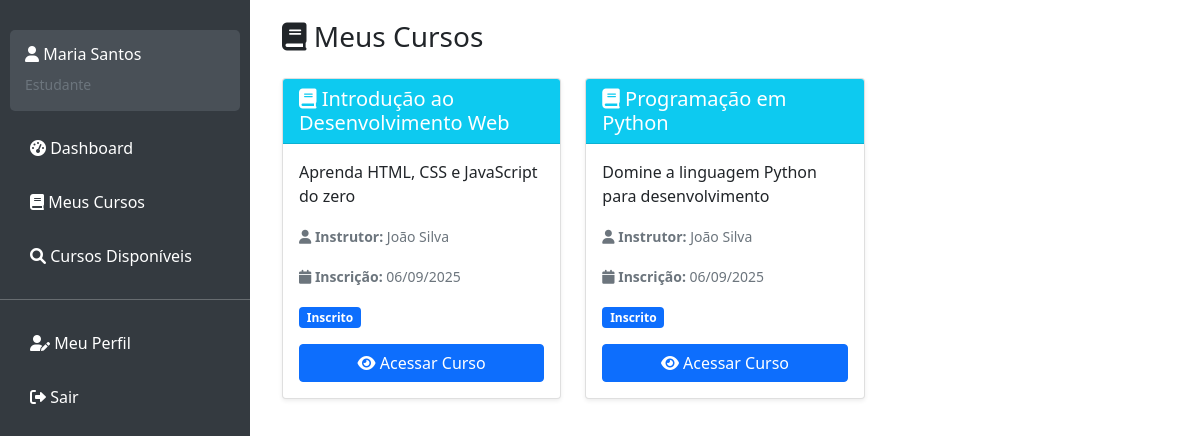
The app's page /my_courses.php (signed in) with its own data.
### tables this page shows
CREATE TABLE enrollments (
    id INT AUTO_INCREMENT PRIMARY KEY,
    user_id INT NOT NULL,
    course_id INT NOT NULL,
    enrollment_date TIMESTAMP DEFAULT CURRENT_TIMESTAMP,
    completion_date TIMESTAMP NULL,
    `status` ENUM('inscrito', 'concluido', 'cancelado') DEFAULT 'inscrito',
    created_at TIMESTAMP DEFAULT CURRENT_TIMESTAMP,
    updated_at TIMESTAMP DEFAULT CURRENT_TIMESTAMP ON UPDATE CURRENT_TIMESTAMP,
    FOREIGN KEY (user_id) REFERENCES users(id) ON DELETE CASCADE,
    FOREIGN KEY (course_id) REFERENCES courses(id) ON DELETE CASCADE,
    UNIQUE KEY unique_enrollment (user_id, course_id)
);

CREATE TABLE courses (
    id INT AUTO_INCREMENT PRIMARY KEY,
    title VARCHAR(255) NOT NULL,
    description TEXT,
    instructor_id INT NOT NULL,
    `status` ENUM('publicado', 'rascunho', 'arquivado') DEFAULT 'rascunho',
    start_date DATE,
    end_date DATE,
    created_at TIMESTAMP DEFAULT CURRENT_TIMESTAMP,
    updated_at TIMESTAMP DEFAULT CURRENT_TIMESTAMP ON UPDATE CURRENT_TIMESTAMP,
    FOREIGN KEY (instructor_id) REFERENCES users(id) ON DELETE CASCADE
);

CREATE TABLE users (
    id INT AUTO_INCREMENT PRIMARY KEY,
    username VARCHAR(50) NOT NULL UNIQUE,
    password_hash VARCHAR(255) NOT NULL,
    email VARCHAR(100) NOT NULL UNIQUE,
    first_name VARCHAR(50),
    last_name VARCHAR(50),
    `role` ENUM('administrador', 'instrutor', 'estudante') NOT NULL,
    created_at TIMESTAMP DEFAULT CURRENT_TIMESTAMP,
    updated_at TIMESTAMP DEFAULT CURRENT_TIMESTAMP ON UPDATE CURRENT_TIMESTAMP
);

### includes/auth.php (called while the page is built, shortened)
<?php
function isLoggedIn() {
    return isset($_SESSION['user_id']);
}
function isStudent() {
    return isLoggedIn() && $_SESSION['user_role'] === 'estudante';
}
function getCurrentUserId() {
    return $_SESSION['user_id'] ?? null;
}
?>

### classes/Enrollment.php (called while the page is built, shortened)
<?php
class Enrollment {
    private $conn;
    private $table_name = "enrollments";
    public function __construct($db) {
        $this->conn = $db;
    }
    public function getUserCourses($user_id) {
        $query = "SELECT c.id, c.title, c.description, c.start_date, c.end_date,
                         u.first_name as instructor_name, u.last_name as instructor_lastname,
                         e.enrollment_date, e.status as enrollment_status
                 FROM " . $this->table_name . " e
                 JOIN courses c ON e.course_id = c.id
                 JOIN users u ON c.instructor_id = u.id
                 WHERE e.user_id = ?
                 ORDER BY e.enrollment_date DESC";
        $stmt = $this->conn->prepare($query);
        $stmt->bindParam(1, $user_id);
        $stmt->execute();
        return $stmt;
    }
}
?>

### my_courses.php (the view, shortened to what this page needs)
<?php
require_once 'classes/Enrollment.php';
require_once 'includes/auth.php';
$database = new Database();
$db = $database->getConnection();
$course = new Course($db);
$enrollment = new Enrollment($db);
include 'includes/header.php';
if (isStudent()) {
    $my_courses = $enrollment->getUserCourses(getCurrentUserId());
} else {
    $my_courses = $course->readByInstructor(getCurrentUserId());
}
?>
<div class="container-fluid">
    <div class="row">
        <div class="col-12">
            <h1 class="h3 mb-4">
                <i class="fas fa-book"></i> Meus Cursos
            </h1>
        </div>
    </div>
    <div class="row">
        <?php if ($my_courses->rowCount() > 0): ?>
            <?php while ($row = $my_courses->fetch(PDO::FETCH_ASSOC)): ?>
                <div class="col-lg-4 col-md-6 mb-4">
                    <div class="card h-100 shadow-sm">
                        <div class="card-header bg-<?php echo isStudent() ? 'info' : 'primary'; ?> text-white">
                            <h5 class="card-title mb-0">
                                <i class="fas fa-book"></i> <?php echo htmlspecialchars($row['title']); ?>
                            </h5>
                        </div>
                        <div class="card-body d-flex flex-column">
                            <p class="card-text"><?php echo htmlspecialchars($row['description'] ?? ''); ?></p>
                            <?php if (isStudent()): ?>
                                <div class="mb-3">
                                    <small class="text-muted">
                                        <i class="fas fa-user"></i>
                                        <strong>Instrutor:</strong> <?php echo htmlspecialchars($row['instructor_name'] . ' ' . $row['instructor_lastname']); ?>
                                    </small>
                                </div>
                                <div class="mb-3">
                                    <small class="text-muted">
                                        <i class="fas fa-calendar"></i>
                                        <strong>Inscrição:</strong> <?php echo date('d/m/Y', strtotime($row['enrollment_date'])); ?>
                                    </small>
                                </div>
                                <div class="mb-3">
                                    <span class="badge bg-<?php echo $row['enrollment_status'] === 'inscrito' ? 'primary' : ($row['enrollment_status'] === 'concluido' ? 'success' : 'secondary'); ?>">
                                        <?php echo ucfirst($row['enrollment_status']); ?>
                                    </span>
                                </div>
                            <?php endif; ?>
                            <div class="mt-auto">
                                <?php if (isStudent()): ?>
                                    <div class="d-grid">
                                        <a href="view_course.php?id=<?php echo $row['id']; ?>" class="btn btn-primary">
                                            <i class="fas fa-eye"></i> Acessar Curso
                                        </a>
                                    </div>
                                <?php endif; ?>
                            </div>
                        </div>
                    </div>
                </div>
            <?php endwhile; ?>
        <?php endif; ?>
    </div>
</div>
<?php include 'includes/footer.php'; ?>

### records on screen
enrollments: course.title "Introdução ao Desenvolvimento Web", course.description "Aprenda HTML, CSS e JavaScript do zero", users.first_name+last_name "João Silva", enrollment_date "06/09/2025", status "Inscrito"
enrollments: course.title "Programação em Python", course.description "Domine a linguagem Python para desenvolvimento", users.first_name+last_name "João Silva", enrollment_date "06/09/2025", status "Inscrito"

### other values on screen
getCurrentUserName() "Maria Santos"
getCurrentUserRole() "Estudante"
